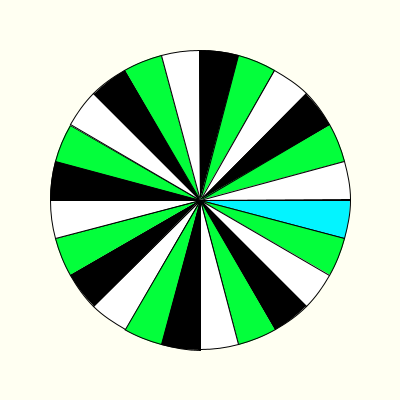
Frame 1 (no input)
Frame 60 (the mouse pressed at the canvas centre just before this capture): identical to frame 1, image omitted
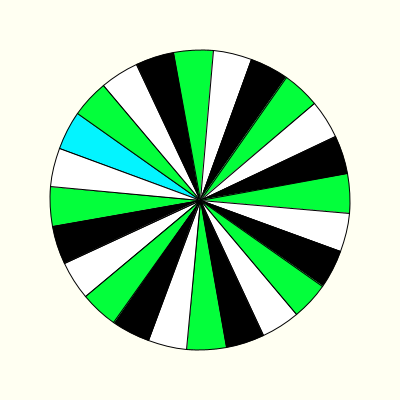
Frame 120 (the mouse held since frame 60 and released just before this capture)

The Processing sketch that drew these frames (run headless with seeded random() and noise(); from frame 60 on, the mouse is pressed at the canvas centre):

// Processing sketch: week16_8
// ── week16_8.pde
void setup(){
  size(400,400);
}
void draw(){
  background(#FFFFF2);
  float dx = radians(mouseX);
  for(int i=0; i<24; i++){
    if(i==0) fill(#03F4FF);
    else if(i%3==0) fill(0,0,0);
    else if(i%3==1) fill(#03FF3B);
    else fill(255,255,255);
    float a = radians(360/24);
    arc(200, 200, 300, 300, a*i+dx, a*i+a+dx, PIE);
  }
}
